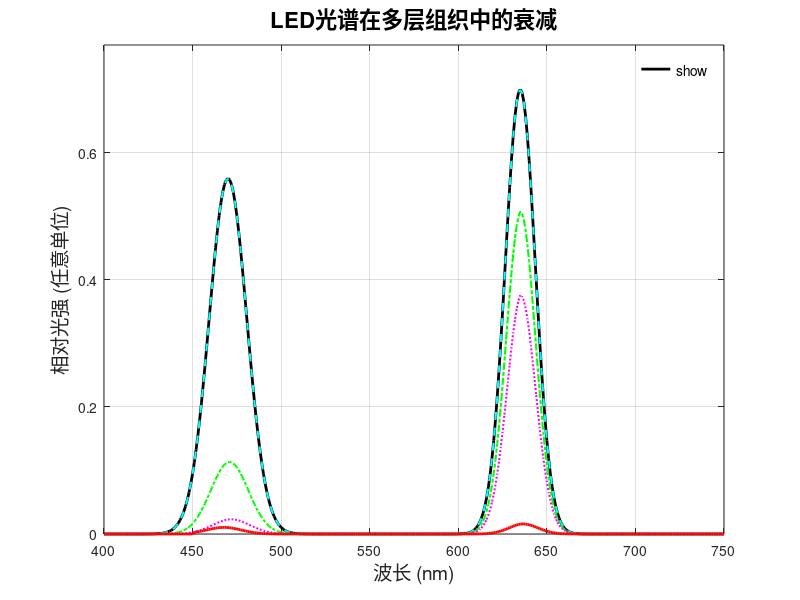
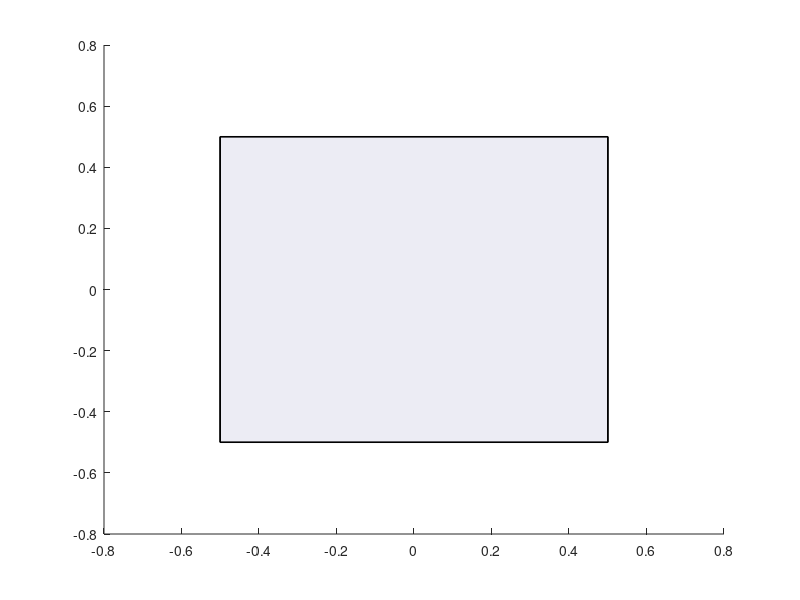

These charts were generated, in order, by the following MATLAB code: (Note: this script raises an error after producing the figures.)
clear; close all; clc;

% --- 1. 定义光源和系统参数 ---
peak_wavelength_red_nm = 635;
fwhm_red_nm = 20;
intensity_max_red = 1.0;

peak_wavelength_blue_nm = 470;
fwhm_blue_nm = 25;
intensity_max_blue = 0.8;

attenuation_factor_led_surface = 0.7; % LED出射面本身的衰减

% LED 物理尺寸参数
led_length = 1.0; 
led_width = 1.0;  
led_height = 0.4; % LED 器件本身的高度
source_distance = 0.6; 

% 光源几何参数
source_cuboid_dim = 0.06; 
src_half_dim = source_cuboid_dim / 2;

% --- 2. 定义组织层参数 ---
% Z 坐标定义 (cm)，假设 LED 的顶面 (出射面) 在 z = led_height
z_led_emitting_surface = led_height; % = 0.4 cm

z_air_start_abs = z_led_emitting_surface; % 空气层从LED表面开始
z_air_end_abs = 1.4;       % 空气层结束 Z = 1.4 cm
z_skin_start_abs = 1.4;    % 皮肤层开始 Z = 1.4 cm
z_skin_end_abs = 1.8;      % 皮肤层结束 Z = 1.8 cm
z_muscle_start_abs = 1.8;  % 肌肉层开始 Z = 1.8 cm
z_muscle_end_abs = 2.0;    % 肌肉层结束 Z = 2.0 cm
z_vessel_start_abs = 2.0;  % 血管层开始 Z = 2.0 cm
z_vessel_end_abs = 2.2;    % 血管层结束 Z = 2.2 cm

% 计算各层厚度 (cm)
thickness_air = z_air_end_abs - z_air_start_abs;
thickness_skin = z_skin_end_abs - z_skin_start_abs;  
thickness_muscle = z_muscle_end_abs - z_muscle_start_abs; 
thickness_vessel = z_vessel_end_abs - z_vessel_start_abs;

if thickness_air < 0 || thickness_skin < 0 || thickness_muscle < 0 || thickness_vessel < 0
    error('层厚度计算为负值，请检查Z坐标定义。');
end

% 定义波长数组 (nm)
wavelengths_nm = linspace(400, 750, 351); 

% --- 辅助函数：获取组织的吸收系数 mu_a (cm^-1) ---
function mu_a = get_mu_a_skin(lambda_nm_array)
    mu_a = zeros(size(lambda_nm_array));
    mu_a_blue_skin = 4.0; 
    mu_a_red_skin = 0.8;  
    for i = 1:length(lambda_nm_array)
        lambda = lambda_nm_array(i);
        if lambda <= 470
            mu_a(i) = mu_a_blue_skin * (1 + (470-lambda)/100 * 0.5) ; 
        elseif lambda > 470 && lambda < 635
            mu_a(i) = mu_a_blue_skin - (mu_a_blue_skin - mu_a_red_skin) * (lambda - 470) / (635 - 470);
        else 
            mu_a(i) = mu_a_red_skin * (1 - (lambda-635)/100 * 0.3); 
        end
        if mu_a(i) < 0.05, mu_a(i) = 0.05; end 
    end
end

function mu_a = get_mu_a_muscle(lambda_nm_array)
    mu_a = zeros(size(lambda_nm_array));
    mu_a_blue_muscle = 8.0;  
    mu_a_red_muscle = 1.5;   
    for i = 1:length(lambda_nm_array)
        lambda = lambda_nm_array(i);
        if lambda <= 470
            mu_a(i) = mu_a_blue_muscle * (1 + (470-lambda)/100 * 0.6);
        elseif lambda > 470 && lambda < 635
            mu_a(i) = mu_a_blue_muscle - (mu_a_blue_muscle - mu_a_red_muscle) * (lambda - 470) / (635 - 470);
        else 
            mu_a(i) = mu_a_red_muscle * (1 - (lambda-635)/100 * 0.4);
        end
         if mu_a(i) < 0.1, mu_a(i) = 0.1; end
    end
end

% 新增：血管层吸收系数 (主要基于血液吸收)
function mu_a = get_mu_a_vessel(lambda_nm_array)
    mu_a = zeros(size(lambda_nm_array));
    % 示例: 简化血液吸收模型 (血红蛋白吸收峰在蓝绿光区和近红外Q谷)
    mu_a_blue_blood = 50.0; % cm^-1 at 420nm (Soret band 附近，高吸收) - 简化
    mu_a_green_blood = 30.0; % cm^-1 at 550nm (Q band 附近) - 简化
    mu_a_red_blood = 10.0;  % cm^-1 at 635nm (相对较低) - 简化
    mu_a_nir_blood = 5.0;   % cm^-1 at 750nm (更低) - 简化
    
    % 使用分段线性插值或更复杂的模型
    % 这里用非常简化的分段模型
    for i = 1:length(lambda_nm_array)
        lambda = lambda_nm_array(i);
        if lambda <= 450
            mu_a(i) = mu_a_blue_blood * exp(-(lambda-420)^2/(2*30^2)); % Soret band 附近高斯近似
        elseif lambda > 450 && lambda <= 590
             mu_a(i) = mu_a_green_blood * exp(-(lambda-550)^2/(2*40^2)); % Q band 附近高斯近似
        elseif lambda > 590 && lambda < 700
             mu_a(i) = mu_a_red_blood + (mu_a_green_blood - mu_a_red_blood) * (1 - (lambda - 590)/(700-590)) * 0.5; % 简化过渡
        else % lambda >= 700
            mu_a(i) = mu_a_red_blood - (mu_a_red_blood - mu_a_nir_blood) * (lambda - 700)/(750-700); % 向NIR下降
        end
        if mu_a(i) < 1.0, mu_a(i) = 1.0; end % 血液吸收通常较高
    end
end


mu_a_air_val = 0.001; 

% --- 3. 生成LED初始光谱 ---
sigma_red = fwhm_red_nm / (2 * sqrt(2 * log(2)));
spectrum_red_source = intensity_max_red * exp(-(wavelengths_nm - peak_wavelength_red_nm).^2 / (2 * sigma_red^2));
sigma_blue = fwhm_blue_nm / (2 * sqrt(2 * log(2)));
spectrum_blue_source = intensity_max_blue * exp(-(wavelengths_nm - peak_wavelength_blue_nm).^2 / (2 * sigma_blue^2));

spectrum_combined_source = spectrum_red_source + spectrum_blue_source;
spectrum_after_led_surface = spectrum_combined_source * attenuation_factor_led_surface; 

% --- 4. 计算光谱在各层中的衰减 ---
mu_a_air = ones(size(wavelengths_nm)) * mu_a_air_val; 
transmittance_air = exp(-mu_a_air .* thickness_air);
spectrum_after_air = spectrum_after_led_surface .* transmittance_air;

mu_a_skin_values = get_mu_a_skin(wavelengths_nm);
transmittance_skin = exp(-mu_a_skin_values .* thickness_skin);
spectrum_after_skin = spectrum_after_air .* transmittance_skin;

mu_a_muscle_values = get_mu_a_muscle(wavelengths_nm);
transmittance_muscle = exp(-mu_a_muscle_values .* thickness_muscle);
spectrum_entering_vessel = spectrum_after_skin .* transmittance_muscle; % 进入血管的光谱

mu_a_vessel_values = get_mu_a_vessel(wavelengths_nm);
transmittance_vessel = exp(-mu_a_vessel_values .* thickness_vessel);
spectrum_exiting_vessel = spectrum_entering_vessel .* transmittance_vessel; % 穿出血管的光谱

% --- 5. 绘制光谱图 (图 1) ---
figure(1); 
set(gcf, 'Name', 'LED光谱在多层组织中的衰减分析', 'Position', [50, 50, 800, 600]);
plot(wavelengths_nm, spectrum_after_led_surface, 'k-', 'LineWidth', 2, 'DisplayName', 'LED出射');
hold on;
if thickness_air > 1e-3 
    plot(wavelengths_nm, spectrum_after_air, 'c--', 'LineWidth', 1.5, 'DisplayName', sprintf('空气后 (%.2fcm)', thickness_air));
end
plot(wavelengths_nm, spectrum_after_skin, 'g-.', 'LineWidth', 1.5, 'DisplayName', sprintf('皮肤后 (%.2fcm)', thickness_skin));
plot(wavelengths_nm, spectrum_entering_vessel, 'm:', 'LineWidth', 1.5, 'DisplayName', sprintf('肌肉后/入血管 (%.2fcm)', thickness_muscle));
plot(wavelengths_nm, spectrum_exiting_vessel, 'r-', 'LineWidth', 2, 'DisplayName', sprintf('血管后 (%.2fcm)', thickness_vessel));
title('LED光谱在多层组织中的衰减', 'FontSize', 16, 'FontWeight', 'bold');
xlabel('波长 (nm)', 'FontSize', 14);
ylabel('相对光强 (任意单位)', 'FontSize', 14);
grid on; axis tight; 
current_ylim = ylim; ylim([0, current_ylim(2) * 1.1]);
legend('show', 'Location', 'northeast', 'FontSize', 10); legend('boxoff');
hold off;

% --- 6. 分析并输出到达血管的光强 ---
fprintf('--- LED光在多层组织中衰减分析结果 ---\n');
total_intensity_led_surface = trapz(wavelengths_nm, spectrum_after_led_surface);
total_intensity_after_air = trapz(wavelengths_nm, spectrum_after_air);
total_intensity_after_skin = trapz(wavelengths_nm, spectrum_after_skin);
total_intensity_entering_vessel = trapz(wavelengths_nm, spectrum_entering_vessel);
total_intensity_exiting_vessel = trapz(wavelengths_nm, spectrum_exiting_vessel);

fprintf('LED出射总光强 (相对值): %.4f\n', total_intensity_led_surface);
fprintf('穿过空气层 (厚度 %.2fcm) 后总光强: %.4f (衰减 %.2f%%)\n', thickness_air, total_intensity_after_air, (1-total_intensity_after_air/total_intensity_led_surface)*100);
fprintf('穿过皮肤层 (厚度 %.2fcm) 后总光强: %.4f (相对空气后衰减 %.2f%%)\n', thickness_skin, total_intensity_after_skin, (1-total_intensity_after_skin/total_intensity_after_air)*100);
fprintf('进入血管层 (穿过肌肉厚度 %.2fcm) 总光强: %.4f (相对皮肤后衰减 %.2f%%)\n',thickness_muscle, total_intensity_entering_vessel, (1-total_intensity_entering_vessel/total_intensity_after_skin)*100);
fprintf('穿出血管层 (厚度 %.2fcm) 总光强: %.4f (相对入血管衰减 %.2f%%)\n', thickness_vessel, total_intensity_exiting_vessel, (1-total_intensity_exiting_vessel/total_intensity_entering_vessel)*100);
fprintf('总衰减 (从LED出射到达血管后): %.2f%%\n', (1-total_intensity_exiting_vessel/total_intensity_led_surface)*100);

[~, idx_red_peak] = min(abs(wavelengths_nm - peak_wavelength_red_nm));
[~, idx_blue_peak] = min(abs(wavelengths_nm - peak_wavelength_blue_nm));

intensity_red_entering_vessel = spectrum_entering_vessel(idx_red_peak);
intensity_blue_entering_vessel = spectrum_entering_vessel(idx_blue_peak);
intensity_red_exiting_vessel = spectrum_exiting_vessel(idx_red_peak);
intensity_blue_exiting_vessel = spectrum_exiting_vessel(idx_blue_peak);
fprintf('在 %.0fnm (红光峰值) 进入血管的光强: %.4e\n', peak_wavelength_red_nm, intensity_red_entering_vessel);
fprintf('在 %.0fnm (蓝光峰值) 进入血管的光强: %.4e\n', peak_wavelength_blue_nm, intensity_blue_entering_vessel);
fprintf('在 %.0fnm (红光峰值) 穿出血管的光强: %.4e\n', peak_wavelength_red_nm, intensity_red_exiting_vessel);
fprintf('在 %.0fnm (蓝光峰值) 穿出血管的光强: %.4e\n', peak_wavelength_blue_nm, intensity_blue_exiting_vessel);

% --- 7. 3D 可视化 LED 模型、组织层和分层粒子云 (图 2) ---
figure(2); 
set(gcf, 'Name', 'LED发光及组织层3D模拟图 (分层粒子云与体积渲染)', 'Position', [900, 50, 850, 750]);
clf; 

% 7.1 绘制LED主体
hl_led = led_length / 2; hw_led = led_width / 2; hh_led_device = led_height; 
vertices_led_body = [-hl_led,-hw_led,0; hl_led,-hw_led,0; hl_led,hw_led,0; -hl_led,hw_led,0; -hl_led,-hw_led,hh_led_device; hl_led,-hw_led,hh_led_device; hl_led,hw_led,hh_led_device; -hl_led,hw_led,hh_led_device];
faces_led_body = [1,2,3,4; 5,6,7,8; 1,2,6,5; 2,3,7,6; 3,4,8,7; 4,1,5,8];
patch('Vertices', vertices_led_body, 'Faces', faces_led_body, 'FaceColor', [0.75,0.75,0.85], 'EdgeColor','k', 'FaceAlpha',0.15, 'LineWidth',1); 
hold on;

% 7.2 绘制长方体光源
src_center_z_offset = src_half_dim; 
src_red_center_pos = [-source_distance/2, 0, src_center_z_offset]; 
src_blue_center_pos = [source_distance/2, 0, src_center_z_offset];
color_red_source = [1,0,0]; color_blue_source = [0,0,1];
src_faces_cuboid = [1,2,3,4; 5,6,7,8; 1,2,6,5; 2,3,7,6; 3,4,8,7; 4,1,5,8];
v_red_src = [src_red_center_pos(1)-src_half_dim, src_red_center_pos(2)-src_half_dim, src_red_center_pos(3)-src_half_dim; src_red_center_pos(1)+src_half_dim, src_red_center_pos(2)-src_half_dim, src_red_center_pos(3)-src_half_dim; src_red_center_pos(1)+src_half_dim, src_red_center_pos(2)+src_half_dim, src_red_center_pos(3)-src_half_dim; src_red_center_pos(1)-src_half_dim, src_red_center_pos(2)+src_half_dim, src_red_center_pos(3)-src_half_dim; src_red_center_pos(1)-src_half_dim, src_red_center_pos(2)-src_half_dim, src_red_center_pos(3)+src_half_dim; src_red_center_pos(1)+src_half_dim, src_red_center_pos(2)-src_half_dim, src_red_center_pos(3)+src_half_dim; src_red_center_pos(1)+src_half_dim, src_red_center_pos(2)+src_half_dim, src_red_center_pos(3)+src_half_dim; src_red_center_pos(1)-src_half_dim, src_red_center_pos(2)+src_half_dim, src_red_center_pos(3)+src_half_dim];
h_patch_red_src = patch('Vertices',v_red_src,'Faces',src_faces_cuboid,'FaceColor',color_red_source,'EdgeColor','k','LineWidth',0.5,'DisplayName','红光光源');
v_blue_src = [src_blue_center_pos(1)-src_half_dim, src_blue_center_pos(2)-src_half_dim, src_blue_center_pos(3)-src_half_dim; src_blue_center_pos(1)+src_half_dim, src_blue_center_pos(2)-src_half_dim, src_blue_center_pos(3)-src_half_dim; src_blue_center_pos(1)+src_half_dim, src_blue_center_pos(2)+src_half_dim, src_blue_center_pos(3)-src_half_dim; src_blue_center_pos(1)-src_half_dim, src_blue_center_pos(2)+src_half_dim, src_blue_center_pos(3)-src_half_dim; src_blue_center_pos(1)-src_half_dim, src_blue_center_pos(2)-src_half_dim, src_blue_center_pos(3)+src_half_dim; src_blue_center_pos(1)+src_half_dim, src_blue_center_pos(2)-src_half_dim, src_blue_center_pos(3)+src_half_dim; src_blue_center_pos(1)+src_half_dim, src_blue_center_pos(2)+src_half_dim, src_blue_center_pos(3)+src_half_dim; src_blue_center_pos(1)-src_half_dim, src_blue_center_pos(2)+src_half_dim, src_blue_center_pos(3)+src_half_dim];
h_patch_blue_src = patch('Vertices',v_blue_src,'Faces',src_faces_cuboid,'FaceColor',color_blue_source,'EdgeColor','k','LineWidth',0.5,'DisplayName','蓝光光源');

% 7.3 绘制组织层体积
layer_plane_xy_half_size = max(led_length, led_width) * 0.9; 

% 定义一个函数来创建层体积的顶点和面
function [V, F] = create_layer_volume(z_bottom, z_top, xy_half_size)
    V = [
        -xy_half_size, -xy_half_size, z_bottom; xy_half_size, -xy_half_size, z_bottom;
         xy_half_size,  xy_half_size, z_bottom; -xy_half_size,  xy_half_size, z_bottom;
        -xy_half_size, -xy_half_size, z_top;    xy_half_size, -xy_half_size, z_top;
         xy_half_size,  xy_half_size, z_top;   -xy_half_size,  xy_half_size, z_top;
    ];
    F = [1,2,3,4; 5,6,7,8; 1,2,6,5; 2,3,7,6; 3,4,8,7; 4,1,5,8]; 
end

color_air_volume = [0.8, 0.9, 1.0]; 
color_skin_volume = [0.96, 0.87, 0.80];    
color_muscle_volume = [0.82, 0.60, 0.55];  
color_vessel_volume = [0.80, 0.25, 0.25];  % Vessel layer color

h_air_vol = gobjects(1);
if thickness_air > 1e-4
    [v_air, f_air] = create_layer_volume(z_air_start_abs, z_air_end_abs, layer_plane_xy_half_size);
    h_air_vol = patch('Vertices', v_air, 'Faces', f_air, 'FaceColor', color_air_volume, 'FaceAlpha', 0.1, 'EdgeColor', 'none', 'DisplayName', sprintf('空气层 (Z=%.2f-%.2fcm)',z_air_start_abs,z_air_end_abs));
end

h_skin_vol = gobjects(1);
if thickness_skin > 1e-4
    [v_skin, f_skin] = create_layer_volume(z_skin_start_abs, z_skin_end_abs, layer_plane_xy_half_size);
    h_skin_vol = patch('Vertices', v_skin, 'Faces', f_skin, 'FaceColor', color_skin_volume, 'FaceAlpha', 0.25, 'EdgeColor', 'none', 'DisplayName', sprintf('皮肤层体积 (Z=%.2f-%.2fcm)',z_skin_start_abs,z_skin_end_abs));
end

h_muscle_vol = gobjects(1);
if thickness_muscle > 1e-4
    [v_muscle, f_muscle] = create_layer_volume(z_muscle_start_abs, z_muscle_end_abs, layer_plane_xy_half_size);
    h_muscle_vol = patch('Vertices', v_muscle, 'Faces', f_muscle, 'FaceColor', color_muscle_volume, 'FaceAlpha', 0.3, 'EdgeColor', 'none', 'DisplayName', sprintf('肌肉层体积 (Z=%.2f-%.2fcm)',z_muscle_start_abs,z_muscle_end_abs));
end

h_vessel_vol = gobjects(1);
if thickness_vessel > 1e-4
    [v_vessel, f_vessel] = create_layer_volume(z_vessel_start_abs, z_vessel_end_abs, layer_plane_xy_half_size);
    h_vessel_vol = patch('Vertices', v_vessel, 'Faces', f_vessel, 'FaceColor', color_vessel_volume, 'FaceAlpha', 0.35, 'EdgeColor', 'none', 'DisplayName', sprintf('血管层体积 (Z=%.2f-%.2fcm)',z_vessel_start_abs,z_vessel_end_abs));
end


% 7.4 模拟和绘制分层粒子云
max_initial_particles_per_source = 1500; 
angle_spread_cone = pi/3.0;     

particle_size_base = 12; 
particle_alpha_base = 0.5;        
marker_type = 'o';                 

legend_handles = [h_patch_red_src, h_patch_blue_src]; 
legend_labels = {get(h_patch_red_src, 'DisplayName'), get(h_patch_blue_src, 'DisplayName')}; 

if isgraphics(h_air_vol), legend_handles(end+1)=h_air_vol; legend_labels{end+1}=get(h_air_vol,'DisplayName'); end
if isgraphics(h_skin_vol), legend_handles(end+1)=h_skin_vol; legend_labels{end+1}=get(h_skin_vol,'DisplayName'); end
if isgraphics(h_muscle_vol), legend_handles(end+1)=h_muscle_vol; legend_labels{end+1}=get(h_muscle_vol,'DisplayName'); end
if isgraphics(h_vessel_vol), legend_handles(end+1)=h_vessel_vol; legend_labels{end+1}=get(h_vessel_vol,'DisplayName'); end % Add vessel volume to legend


plotted_legend_particles_air_red = false; plotted_legend_particles_skin_red = false; plotted_legend_particles_muscle_red = false; plotted_legend_particles_vessel_red = false;
plotted_legend_particles_air_blue = false; plotted_legend_particles_skin_blue = false; plotted_legend_particles_muscle_blue = false; plotted_legend_particles_vessel_blue = false;

sources_center_pos_for_emission = {src_red_center_pos, src_blue_center_pos}; 
base_colors = {color_red_source, color_blue_source};
source_names = {'红光', '蓝光'};

% --- 辅助函数：生成粒子云 ---
function [px, py, pz, h_scatter, legend_flag_updated] = generate_particle_cloud( ...
    num_particles, start_z_layer, layer_thickness_current, emission_center_xy, ...
    angle_spread, particle_color, particle_size, particle_alpha, marker, ...
    display_name_base, source_name_current, legend_flag_current, led_emission_surface_z_coord) 
    
    px = zeros(num_particles, 1);
    py = zeros(num_particles, 1);
    pz = zeros(num_particles, 1);
    h_scatter = gobjects(1); 
    legend_flag_updated = legend_flag_current;

    if num_particles == 0 || layer_thickness_current <= 1e-5 
        return; 
    end

    for k = 1:num_particles
        phi = 2 * pi * rand(); 
        theta = angle_spread * sqrt(rand()); 
        
        particle_depth_in_layer = layer_thickness_current * rand();
        current_pz = start_z_layer + particle_depth_in_layer;
        
        dist_from_led_surface_z = current_pz - led_emission_surface_z_coord; 
        if dist_from_led_surface_z < 1e-4, dist_from_led_surface_z = 1e-4; end 

        radial_spread_at_pz = dist_from_led_surface_z * tan(theta);
        
        px(k) = emission_center_xy(1) + radial_spread_at_pz * cos(phi);
        py(k) = emission_center_xy(2) + radial_spread_at_pz * sin(phi);
        pz(k) = current_pz;
    end
    
    current_disp_name = '';
    if ~legend_flag_current
        current_disp_name = sprintf('%s: %s', source_name_current, display_name_base);
        legend_flag_updated = true;
    end
    
    h_scatter = scatter3(px, py, pz, particle_size, particle_color, marker, ...
        'filled', 'MarkerFaceAlpha', particle_alpha, 'MarkerEdgeAlpha', particle_alpha*0.7, ...
        'DisplayName', current_disp_name);
end
% --- 结束辅助函数 ---

for src_idx = 1:length(sources_center_pos_for_emission)
    current_source_emission_origin = sources_center_pos_for_emission{src_idx}; 
    current_base_color = base_colors{src_idx};
    current_source_name = source_names{src_idx};
    emission_center_xy_on_led_surface = [current_source_emission_origin(1), current_source_emission_origin(2)];

    % 阶段1: 空气层
    num_p_air = round(max_initial_particles_per_source * (total_intensity_after_air / total_intensity_led_surface));
    current_legend_flag_air = ifthen(src_idx==1, plotted_legend_particles_air_red, plotted_legend_particles_air_blue);
    if thickness_air > 1e-4 
        [~,~,~,h_scatter_air, new_flag_air] = generate_particle_cloud(num_p_air, z_air_start_abs, thickness_air, emission_center_xy_on_led_surface, ...
                                               angle_spread_cone, current_base_color, particle_size_base, particle_alpha_base, marker_type, ...
                                               '空气中粒子', current_source_name, current_legend_flag_air, z_led_emitting_surface); 
        if src_idx==1, plotted_legend_particles_air_red = new_flag_air; else, plotted_legend_particles_air_blue = new_flag_air; end
        if ~isempty(get(h_scatter_air,'DisplayName')) && isgraphics(h_scatter_air), legend_handles(end+1)=h_scatter_air; legend_labels{end+1}=get(h_scatter_air,'DisplayName'); end
    end

    % 阶段2: 皮肤层内
    num_p_skin = round(max_initial_particles_per_source * (total_intensity_after_skin / total_intensity_led_surface));
    current_legend_flag_skin = ifthen(src_idx==1, plotted_legend_particles_skin_red, plotted_legend_particles_skin_blue);
     if thickness_skin > 1e-4
        [~,~,~,h_scatter_skin, new_flag_skin] = generate_particle_cloud(num_p_skin, z_skin_start_abs, thickness_skin, emission_center_xy_on_led_surface, ...
                                                 angle_spread_cone, current_base_color, particle_size_base*0.9, particle_alpha_base*0.85, marker_type, ...
                                                 '皮肤中粒子', current_source_name, current_legend_flag_skin, z_led_emitting_surface); 
        if src_idx==1, plotted_legend_particles_skin_red = new_flag_skin; else, plotted_legend_particles_skin_blue = new_flag_skin; end
        if ~isempty(get(h_scatter_skin,'DisplayName')) && isgraphics(h_scatter_skin), legend_handles(end+1)=h_scatter_skin; legend_labels{end+1}=get(h_scatter_skin,'DisplayName'); end
     end
    
    % 阶段3: 肌肉层内
    num_p_muscle = round(max_initial_particles_per_source * (total_intensity_entering_vessel / total_intensity_led_surface));
    current_legend_flag_muscle = ifthen(src_idx==1, plotted_legend_particles_muscle_red, plotted_legend_particles_muscle_blue);
    if thickness_muscle > 1e-4
        [~,~,~,h_scatter_muscle, new_flag_muscle] = generate_particle_cloud(num_p_muscle, z_muscle_start_abs, thickness_muscle, emission_center_xy_on_led_surface, ...
                                                   angle_spread_cone, current_base_color, particle_size_base*0.8, particle_alpha_base*0.7, marker_type, ...
                                                   '肌肉中粒子', current_source_name, current_legend_flag_muscle, z_led_emitting_surface); 
        if src_idx==1, plotted_legend_particles_muscle_red = new_flag_muscle; else, plotted_legend_particles_muscle_blue = new_flag_muscle; end
        if ~isempty(get(h_scatter_muscle,'DisplayName')) && isgraphics(h_scatter_muscle), legend_handles(end+1)=h_scatter_muscle; legend_labels{end+1}=get(h_scatter_muscle,'DisplayName'); end
    end
    
    % 阶段4: 血管层内
    num_p_vessel = round(max_initial_particles_per_source * (total_intensity_exiting_vessel / total_intensity_led_surface)); % Particles remaining after vessel
    current_legend_flag_vessel = ifthen(src_idx==1, plotted_legend_particles_vessel_red, plotted_legend_particles_vessel_blue);
    if thickness_vessel > 1e-4
        [~,~,~,h_scatter_vessel, new_flag_vessel] = generate_particle_cloud(num_p_vessel, z_vessel_start_abs, thickness_vessel, emission_center_xy_on_led_surface, ...
                                                   angle_spread_cone, current_base_color, particle_size_base*0.7, particle_alpha_base*0.6, marker_type, ...
                                                   '血管中粒子', current_source_name, current_legend_flag_vessel, z_led_emitting_surface); 
        if src_idx==1, plotted_legend_particles_vessel_red = new_flag_vessel; else, plotted_legend_particles_vessel_blue = new_flag_vessel; end
        if ~isempty(get(h_scatter_vessel,'DisplayName')) && isgraphics(h_scatter_vessel), legend_handles(end+1)=h_scatter_vessel; legend_labels{end+1}=get(h_scatter_vessel,'DisplayName'); end
    end
end

% 7.5 添加文字标注衰减信息
text_z_offset = 0.05; 
intensity_initial_red_led_exit = spectrum_after_led_surface(idx_red_peak); 
intensity_initial_blue_led_exit = spectrum_after_led_surface(idx_blue_peak);

intensity_skin_red_exit = spectrum_after_skin(idx_red_peak);
intensity_skin_blue_exit = spectrum_after_skin(idx_blue_peak);
text(-layer_plane_xy_half_size*0.9, layer_plane_xy_half_size*0.9, z_skin_end_abs + text_z_offset, ... 
    sprintf('皮肤出口: 红光剩%.1f%%\n             蓝光剩%.1f%%', ...
    (intensity_skin_red_exit/intensity_initial_red_led_exit)*100, (intensity_skin_blue_exit/intensity_initial_blue_led_exit)*100), ...
    'Color', 'k', 'FontSize', 8, 'BackgroundColor', [1,1,1,0.6], 'EdgeColor', 'k', 'HorizontalAlignment', 'left');

intensity_vessel_red_entry = spectrum_entering_vessel(idx_red_peak);
intensity_vessel_blue_entry = spectrum_entering_vessel(idx_blue_peak);
text(-layer_plane_xy_half_size*0.9, layer_plane_xy_half_size*0.9, z_vessel_start_abs + text_z_offset, ... 
    sprintf('血管入口: 红光剩%.1f%%\n             蓝光剩%.1f%%', ...
    (intensity_vessel_red_entry/intensity_initial_red_led_exit)*100, (intensity_vessel_blue_entry/intensity_initial_blue_led_exit)*100), ...
    'Color', 'k', 'FontSize', 8, 'BackgroundColor', [1,1,1,0.6], 'EdgeColor', 'k', 'HorizontalAlignment', 'left');
    
intensity_vessel_red_exit_val = spectrum_exiting_vessel(idx_red_peak);
intensity_vessel_blue_exit_val = spectrum_exiting_vessel(idx_blue_peak);
text(-layer_plane_xy_half_size*0.9, layer_plane_xy_half_size*0.9, z_vessel_end_abs + text_z_offset, ... 
    sprintf('血管出口: 红光剩%.1f%%\n             蓝光剩%.1f%% (相对LED出射)', ...
    (intensity_vessel_red_exit_val/intensity_initial_red_led_exit)*100, (intensity_vessel_blue_exit_val/intensity_initial_blue_led_exit)*100), ...
    'Color', 'k', 'FontSize', 8, 'BackgroundColor', [1,1,1,0.6], 'EdgeColor', 'k', 'HorizontalAlignment', 'left');


% 7.6 3D图形修饰
title('LED发光及在组织层中衰减的3D示意图 (分层粒子云与体积渲染)', 'FontSize', 16, 'FontWeight','bold'); 
xlabel('X (cm)', 'FontSize', 13); ylabel('Y (cm)', 'FontSize', 13); zlabel('Z (cm, 深度)', 'FontSize', 13);
axis equal; grid on; view(35, 30); rotate3d on; 
max_z_coord_plot = z_vessel_end_abs + thickness_vessel * 0.5; % Adjusted Z limit
max_xy_coord_plot = layer_plane_xy_half_size * 1.1;
xlim([-max_xy_coord_plot max_xy_coord_plot]); ylim([-max_xy_coord_plot max_xy_coord_plot]); zlim([0 max_z_coord_plot]);

if ~isempty(legend_handles)
    valid_handles = []; unique_display_names = {}; temp_labels = {};
    for i = 1:length(legend_handles)
        if isgraphics(legend_handles(i)) && ~isempty(get(legend_handles(i), 'DisplayName')) 
            current_disp_name = get(legend_handles(i), 'DisplayName');
            is_already_in_legend = false;
            for k_leg = 1:length(unique_display_names) 
                if strcmp(current_disp_name, unique_display_names{k_leg})
                    is_already_in_legend = true;
                    break;
                end
            end
            if ~is_already_in_legend
                valid_handles(end+1) = legend_handles(i);
                unique_display_names{end+1} = current_disp_name;
                temp_labels{end+1} = current_disp_name; 
            end
        end
    end
    if ~isempty(valid_handles)
        legend(valid_handles, temp_labels, 'Location', 'northeastoutside', 'FontSize', 8); 
        legend('boxoff');
    end
end

camlight('headlight'); lighting gouraud; 
hold off;

disp(' ');
disp('多层组织衰减分析和3D可视化完成。');
disp('图形窗口1: 光谱衰减图');
disp('图形窗口2: 3D LED发光及组织层示意图 (分层粒子云与体积渲染)');

% 辅助的 ifthen 函数 (MATLAB R2021a 及以后版本内置，旧版本可能需要)
function result = ifthen(condition, true_val, false_val)
    if condition
        result = true_val;
    else
        result = false_val;
    end
end
